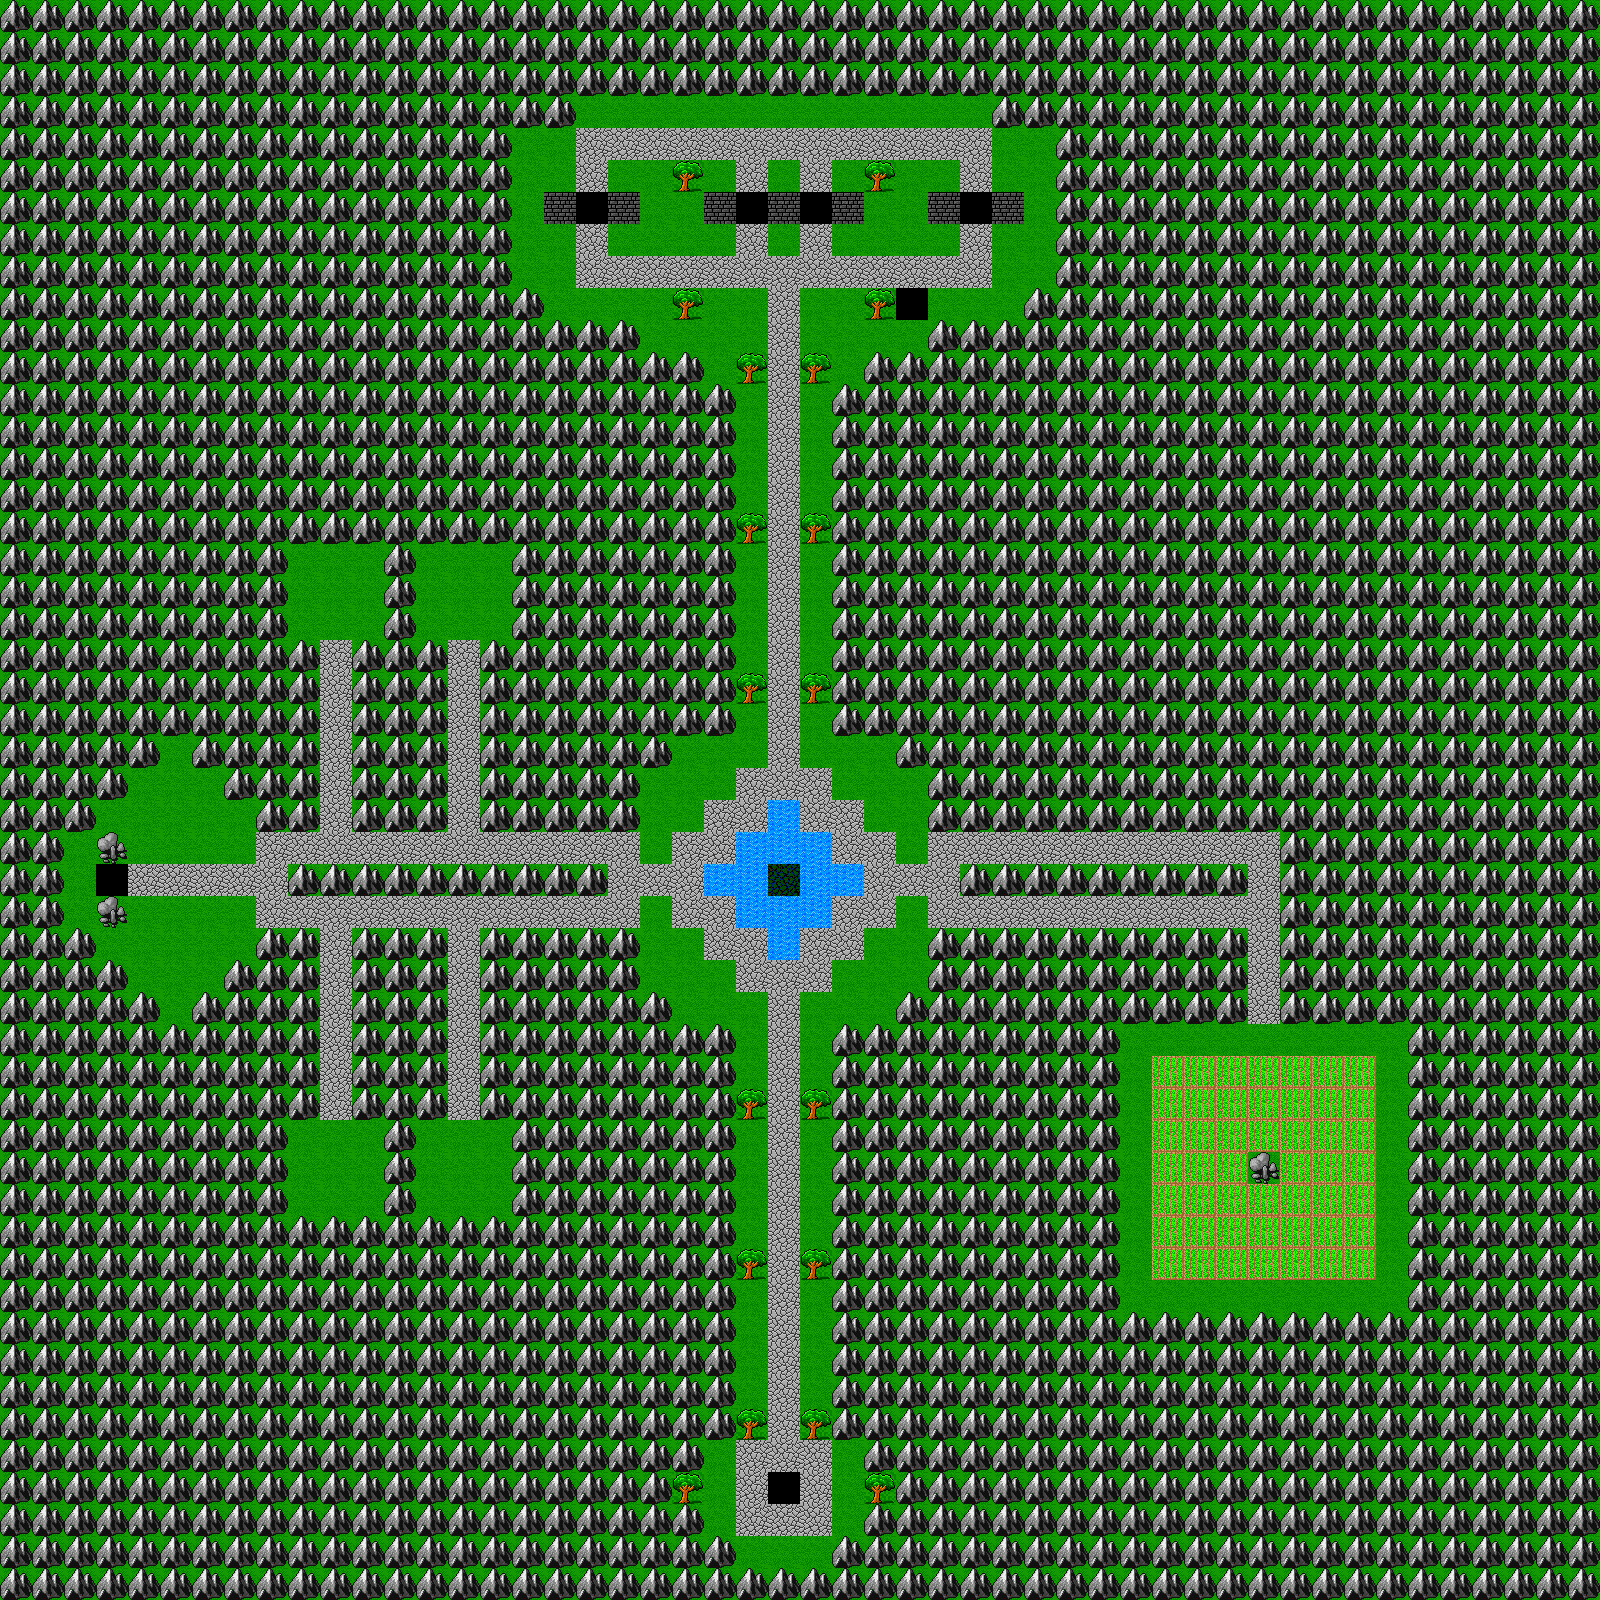

The image is a tile-based game level rendered from a .tmx file. Its description and source (layers, tilesets, objects; grid data summarised) follow:
An orthogonal 50x50 tile map with 32x32 px tiles, 1 tile layer (Terrain), 3 tilesets.

<map version="1.0" orientation="orthogonal" width="50" height="50" tilewidth="32" tileheight="32">
 <tileset firstgid="1" name="dg_grounds32" tilewidth="32" tileheight="32">
  <image source="gfx/dg_grounds32.gif" width="288" height="640" />
  <tile id="9">
   <properties>
    <property name="display" value="." />
   </properties>
  </tile>
  <tile id="26">
   <properties>
    <property name="display" value="F" />
   </properties>
  </tile>
  <tile id="30">
   <properties>
    <property name="display" value="_" />
   </properties>
  </tile>
  <tile id="54">
   <properties>
    <property name="display" value="t" />
   </properties>
  </tile>
  <tile id="72">
   <properties>
    <property name="display" value="~" />
   </properties>
  </tile>
  <tile id="117">
   <properties>
    <property name="display" value="^" />
   </properties>
  </tile>
  <tile id="159">
   <properties>
    <property name="display" value="-" />
   </properties>
  </tile>
  <tile id="168">
   <properties>
    <property name="display" value="*" />
   </properties>
  </tile>
 </tileset>
 <tileset firstgid="181" name="numbers" tilewidth="32" tileheight="32">
  <image source="gfx/numbers.png" width="192" height="192" />
  <tile id="0">
   <properties>
    <property name="display" value="&lt;" />
   </properties>
  </tile>
  <tile id="1">
   <properties>
    <property name="display" value="2" />
   </properties>
  </tile>
  <tile id="2">
   <properties>
    <property name="display" value="@" />
   </properties>
  </tile>
  <tile id="3">
   <properties>
    <property name="display" value="4" />
   </properties>
  </tile>
  <tile id="4">
   <properties>
    <property name="display" value="5" />
   </properties>
  </tile>
  <tile id="5">
   <properties>
    <property name="display" value="6" />
   </properties>
  </tile>
  <tile id="6">
   <properties>
    <property name="display" value="T" />
   </properties>
  </tile>
 </tileset>
 <tileset firstgid="217" name="dg_dungeon32" tilewidth="32" tileheight="32">
  <image source="gfx/dg_dungeon32.gif" width="288" height="320" />
  <tile id="0">
   <properties>
    <property name="display" value="#" />
   </properties>
  </tile>
 </tileset>
 <layer name="Terrain" width="50" height="50">
  <data>[2500 cells, 2500 non-empty, 16 distinct tile ids]</data>
 </layer>
</map>
